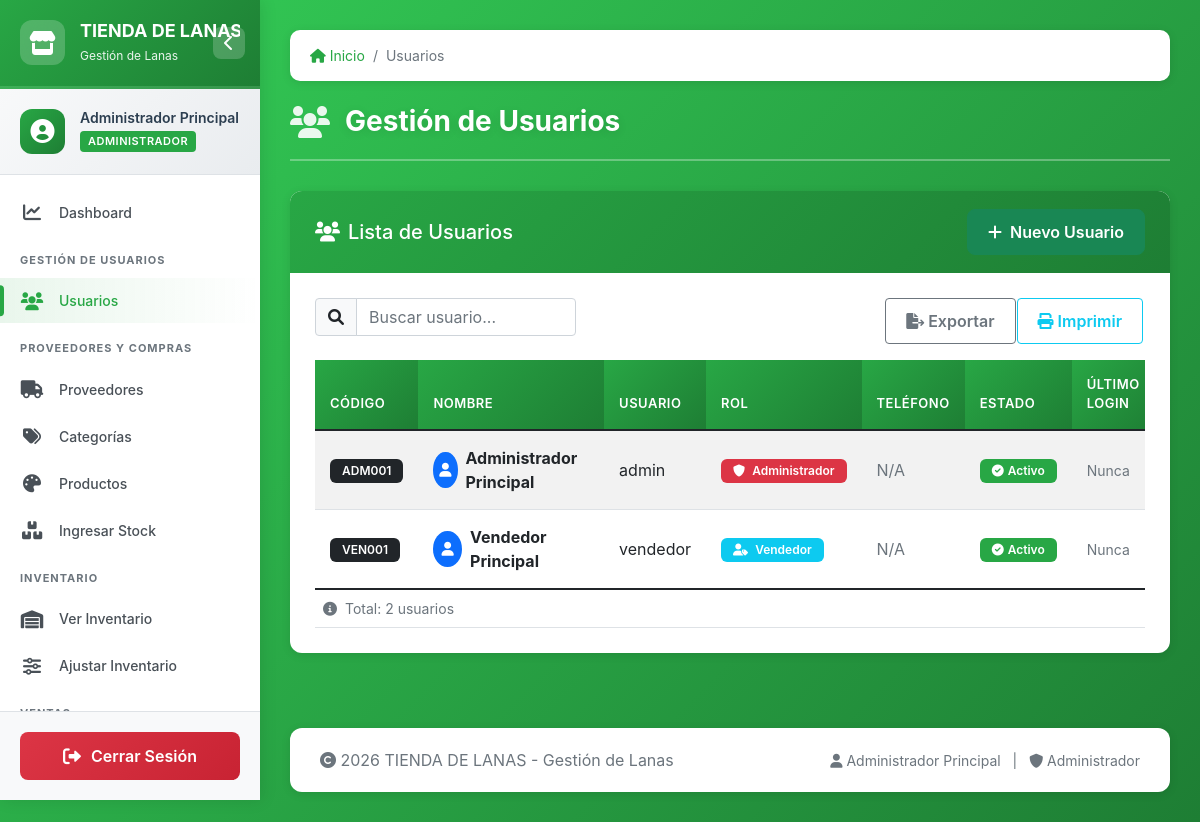
/usuarios.php (signed in), run on the app's committed database.
### tables this page shows
CREATE TABLE usuarios (
    id INT AUTO_INCREMENT PRIMARY KEY,
    codigo VARCHAR(20) UNIQUE NOT NULL,
    nombre VARCHAR(100) NOT NULL,
    usuario VARCHAR(50) UNIQUE NOT NULL,
    password VARCHAR(255) NOT NULL,
    rol ENUM('administrador', 'vendedor') NOT NULL,
    activo TINYINT(1) DEFAULT 1,
    telefono VARCHAR(20),
    fecha_creacion DATE DEFAULT (CURRENT_DATE),
    ultimo_login DATETIME,
    INDEX idx_usuario_activo (activo),
    INDEX idx_usuario_rol (rol)
);

### usuarios.php (the view, shortened to what this page needs)
<?php
require_once 'header.php';
require_once 'funciones.php';
$query = "SELECT id, codigo, nombre, usuario, rol, activo, telefono,
          DATE_FORMAT(fecha_creacion, '%d/%m/%Y') as fecha_creacion,
          DATE_FORMAT(ultimo_login, '%d/%m/%Y %H:%i') as ultimo_login
          FROM usuarios ORDER BY nombre";
$result = $conn->query($query);
?>
<div class="row mb-4">
    <div class="col-md-12">
        <div class="card">
            <div class="card-header d-flex justify-content-between align-items-center">
                <h5 class="mb-0"><i class="fas fa-users me-2"></i>Lista de Usuarios</h5>
                <button class="btn btn-success" data-bs-toggle="modal" data-bs-target="#modalNuevoUsuario">
                    <i class="fas fa-plus me-2"></i>Nuevo Usuario
                </button>
            </div>
            <div class="card-body">
                <div class="row mb-3">
                    <div class="col-md-4">
                        <div class="input-group">
                            <span class="input-group-text">
                                <i class="fas fa-search"></i>
                            </span>
                            <input type="text" class="form-control" id="buscarUsuarios"
                                   placeholder="Buscar usuario...">
                        </div>
                    </div>
                    <div class="col-md-8 text-end">
                        <div class="btn-group">
                            <button class="btn btn-outline-secondary" onclick="exportarUsuarios()">
                                <i class="fas fa-file-export me-1"></i>Exportar
                            </button>
                            <button class="btn btn-outline-info" onclick="imprimirTabla()">
                                <i class="fas fa-print me-1"></i>Imprimir
                            </button>
                        </div>
                    </div>
                </div>
                <div class="table-responsive">
                    <table class="table table-hover table-striped" id="tablaUsuarios">
                        <thead class="table-light">
                            <tr>
                                <th width="80">Código</th>
                                <th>Nombre</th>
                                <th>Usuario</th>
                                <th width="120">Rol</th>
                                <th width="120">Teléfono</th>
                                <th width="100">Estado</th>
                                <th width="150">Último Login</th>
                            </tr>
                        </thead>
                        <tbody>
                            <?php if ($result->num_rows > 0): ?>
                                <?php while ($usuario = $result->fetch_assoc()): ?>
                                <tr data-search="<?php echo strtolower($usuario['codigo'] . ' ' . $usuario['nombre'] . ' ' . $usuario['usuario'] . ' ' . $usuario['telefono']); ?>">
                                    <td>
                                        <span class="badge bg-dark"><?php echo $usuario['codigo']; ?></span>
                                    </td>
                                    <td>
                                        <div class="d-flex align-items-center">
                                            <div class="avatar-sm bg-primary text-white rounded-circle d-flex align-items-center justify-content-center me-2">
                                                <i class="fas fa-user"></i>
                                            </div>
                                            <div>
                                                <strong><?php echo $usuario['nombre']; ?></strong>
                                            </div>
                                        </div>
                                    </td>
                                    <td><?php echo $usuario['usuario']; ?></td>
                                    <td>
                                        <span class="badge bg-<?php echo $usuario['rol'] == 'administrador' ? 'danger' : 'info'; ?>">
                                            <i class="fas fa-<?php echo $usuario['rol'] == 'administrador' ? 'shield-alt' : 'user-tag'; ?> me-1"></i>
                                            <?php echo ucfirst($usuario['rol']); ?>
                                        </span>
                                    </td>
                                    <td>
                                        <?php if ($usuario['telefono']): ?>
                                            <a href="tel:<?php echo $usuario['telefono']; ?>" class="text-decoration-none">
                                                <i class="fas fa-phone me-1"></i><?php echo $usuario['telefono']; ?>
                                            </a>
                                        <?php else: ?>
                                            <span class="text-muted">N/A</span>
                                        <?php endif; ?>
                                    </td>
                                    <td>
                                        <?php if ($usuario['activo'] == 1): ?>
                                            <span class="badge bg-success">
                                                <i class="fas fa-check-circle me-1"></i>Activo
                                            </span>
                                        <?php else: ?>
                                            <span class="badge bg-danger">
                                                <i class="fas fa-times-circle me-1"></i>Inactivo
                                            </span>
                                        <?php endif; ?>
                                    </td>
                                    <td>
                                        <small class="text-muted">
                                            <?php echo $usuario['ultimo_login'] ?: 'Nunca'; ?>
                                        </small>
                                    </td>
                                </tr>
                                <?php endwhile; ?>
                            <?php endif; ?>
                        </tbody>
                        <tfoot>
                            <tr>
                                <td colspan="9" class="text-muted small">
                                    <div class="d-flex justify-content-between">
                                        <div>
                                            <i class="fas fa-info-circle me-1"></i>
                                            Total: <?php echo $result->num_rows; ?> usuarios
                                        </div>
                                    </div>
                                </td>
                            </tr>
                        </tfoot>
                    </table>
                </div>
            </div>
        </div>
    </div>
</div>
<?php require_once 'footer.php'; ?>

### css/estilo.css (style rules this page uses)
:root { --color-primary: #28a745; --color-primary-dark: #1e7e34; --color-primary-light: #34ce57; --color-danger: #dc3545; --color-warning: #ffc107; --color-info: #17a2b8; --color-dark: #2c3e50; --color-light: #f8f9fa; --sidebar-width: 260px; --sidebar-collapsed-width: 70px; --transition-speed: 0.3s; --box-shadow: 0 2px 10px rgba(0,0,0,0.1); }
* { margin: 0; padding: 0; box-sizing: border-box; }
body { font-family: -apple-system, BlinkMacSystemFont, 'Segoe UI', Roboto, 'Helvetica Neue', Arial, sans-serif; background: linear-gradient(135deg, #34ce57 0%, #1e7e34 100%); min-height: 100vh; overflow-x: hidden; }
.card { background: white; border-radius: 12px; box-shadow: var(--box-shadow); border: none; margin-bottom: 25px; overflow: hidden; transition: all 0.3s; }
.card-header { background: linear-gradient(135deg, var(--color-primary), var(--color-primary-dark)); color: white; padding: 18px 25px; font-weight: 700; font-size: 16px; border: none; }
.card-body { padding: 25px; }
.table { margin-bottom: 0; }
.table thead th { background: linear-gradient(135deg, var(--color-primary), var(--color-primary-dark)); color: white; border: none; padding: 15px; font-weight: 600; text-transform: uppercase; font-size: 13px; letter-spacing: 0.5px; }
.table tbody tr { transition: all 0.2s; }
.table tbody td { padding: 15px; vertical-align: middle; }
.btn { padding: 10px 20px; border-radius: 8px; font-weight: 600; transition: all 0.3s; }
.badge { padding: 6px 12px; border-radius: 6px; font-weight: 600; font-size: 12px; }
.card, .breadcrumb { animation: fadeInUp 0.4s ease-out; }
.bg-success { background: var(--color-primary) !important; }

### usuarios.php (style rules this page uses)
.avatar-sm { width: 36px; height: 36px; font-size: 14px; }
.table th { font-weight: 600; background-color: #f8f9fa; }
.btn-group .btn { border-radius: 4px !important; margin-right: 2px; }
.input-group-text { background-color: #f8f9fa; }

### data on the page
usuarios: codigo "ADM001", nombre "Administrador Principal", usuario "admin", rol "Administrador", shows "N/A", activo 1 (drawn), ultimo_login "Nunca"
usuarios: codigo "VEN001", nombre "Vendedor Principal", usuario "vendedor", rol "Vendedor", shows "N/A", activo 1 (drawn), ultimo_login "Nunca", id "2"

### other printed values
EMPRESA_NOMBRE "TIENDA DE…"
SISTEMA_NOMBRE "Gestión de Lanas"
$_SESSION['usuario_nombre'] "Administrador Principal"
$_SESSION['usuario_rol'] "ADMINISTRADOR"
$item['text'] "Usuarios"
$titulo_pagina "Gestión de Usuarios"
EMPRESA_NOMBRE "TIENDA DE LANAS"
$_SESSION['usuario_rol'] "Administrador"
